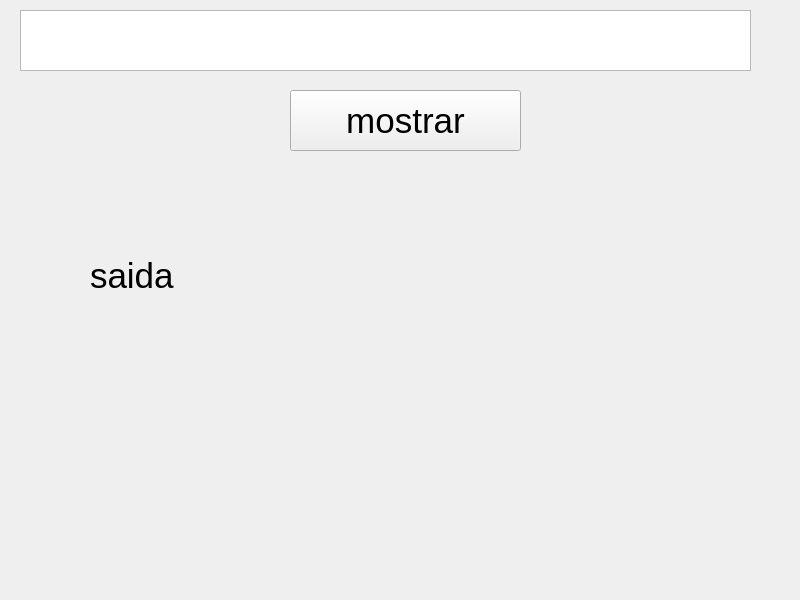
<?xml version="1.0" encoding="UTF-8"?>
<ui version="4.0">
 <class>MainWindow</class>
 <widget class="QMainWindow" name="MainWindow">
  <property name="geometry">
   <rect>
    <x>0</x>
    <y>0</y>
    <width>800</width>
    <height>600</height>
   </rect>
  </property>
  <property name="windowTitle">
   <string>MainWindow</string>
  </property>
  <widget class="QWidget" name="centralwidget">
   <widget class="QTextEdit" name="entrada">
    <property name="geometry">
     <rect>
      <x>20</x>
      <y>10</y>
      <width>731</width>
      <height>61</height>
     </rect>
    </property>
    <property name="font">
     <font>
      <pointsize>26</pointsize>
     </font>
    </property>
   </widget>
   <widget class="QToolButton" name="mostrar">
    <property name="geometry">
     <rect>
      <x>290</x>
      <y>90</y>
      <width>231</width>
      <height>61</height>
     </rect>
    </property>
    <property name="font">
     <font>
      <pointsize>26</pointsize>
     </font>
    </property>
    <property name="text">
     <string>mostrar</string>
    </property>
   </widget>
   <widget class="QLabel" name="saida">
    <property name="geometry">
     <rect>
      <x>90</x>
      <y>240</y>
      <width>451</width>
      <height>71</height>
     </rect>
    </property>
    <property name="font">
     <font>
      <pointsize>26</pointsize>
     </font>
    </property>
    <property name="text">
     <string>saida</string>
    </property>
   </widget>
  </widget>
 </widget>
 <resources/>
 <connections/>
</ui>
